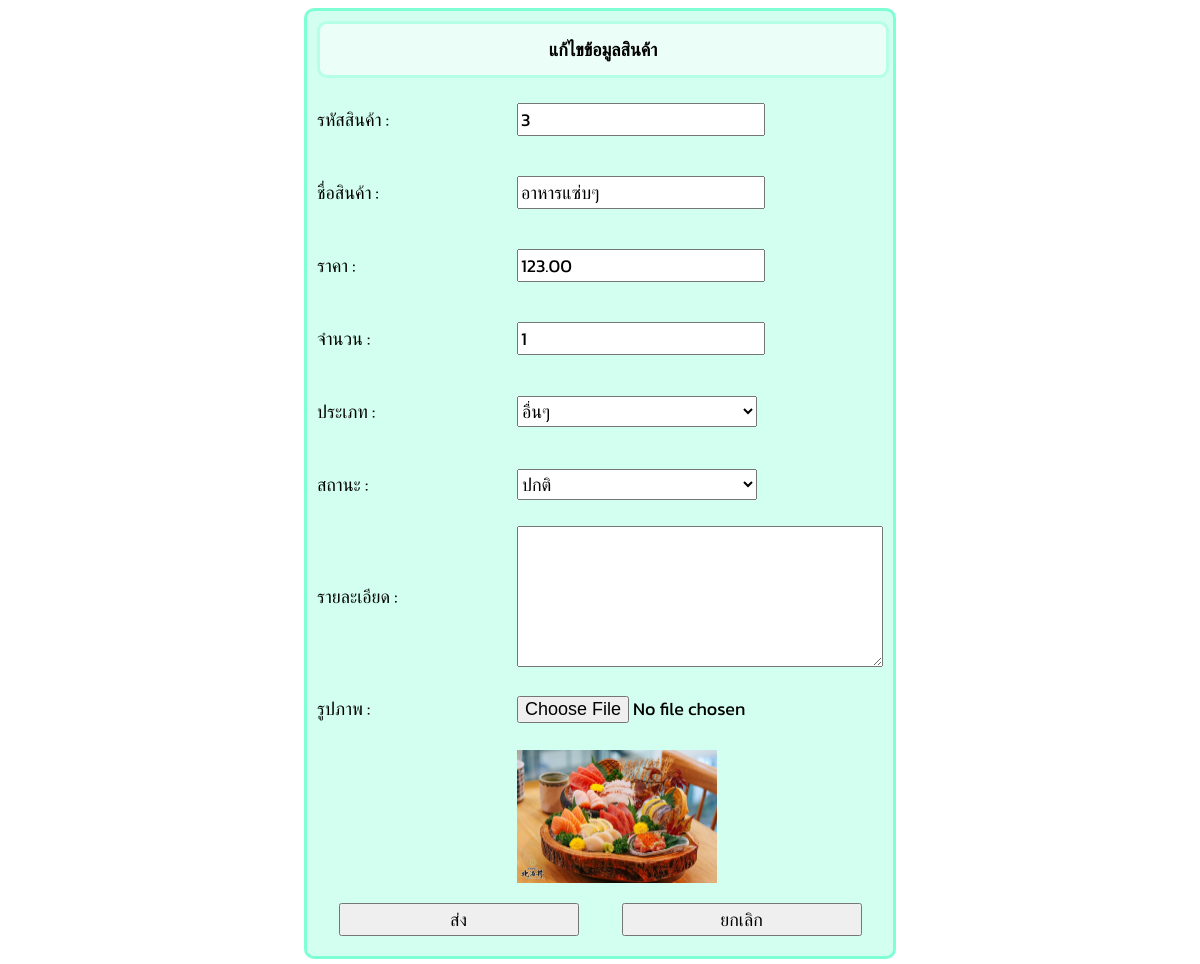
Screenshot of /admin/product_edit.php?product_id=3 with the database file from the repository.
### tables this page shows
CREATE TABLE `products` (
  `product_id` int(6) NOT NULL,
  `product_name` varchar(100) NOT NULL,
  `product_price` decimal(10,2) NOT NULL,
  `product_quantity` int(4) NOT NULL,
  `product_type` varchar(50) NOT NULL,
  `product_status` varchar(50) NOT NULL,
  `product_description` text NOT NULL,
  `product_image_path` varchar(255) NOT NULL
);

### admin/product_edit.php (the view, shortened to what this page needs)
<?php
include "../db_connect.php";
if (isset($_GET["product_id"])) {
    $get_product_id = $_GET["product_id"];
    $cmd_ = "SELECT * from products WHERE product_id = $get_product_id";
    $cmd_result = mysqli_query($db_connect, $cmd_);
    $record = mysqli_fetch_array($cmd_result);
}
?>
<!DOCTYPE html>
<html lang="en">
<head>
    <link rel="stylesheet" href="../css/styles.css">
</head>
<body>
    <form method="post" enctype="multipart/form-data" action="product_update.php">
        <div class="box gridcon">
            <div class="b">
                <h1>แก้ไขข้อมูลสินค้า</h1>
            </div>
            <p>รหัสสินค้า :</p>
            <input type="text" name="product_id" value="<?php echo $record['product_id'] ?? ''; ?>">
            <p>ชื่อสินค้า :</p>
            <input type="text" name="product_name" value="<?php echo $record['product_name'] ?? ''; ?>">
            <p>ราคา :</p>
            <input type="text" name="product_price" value="<?php echo $record['product_price'] ?? ''; ?>">
            <p>จำนวน :</p>
            <input type="text" name="product_quantity" value="<?php echo $record['product_quantity'] ?? ''; ?>">
            <p>ประเภท :</p>
            <select name="product_type">
                <option hidden value="<?php echo $record['product_type'] ?? ''; ?>"><?php echo $record['product_type'] ?? ''; ?></option>
            </select>
            <p>สถานะ :</p>
            <select name="product_status">
                <option hidden value="<?php echo $record['product_status'] ?? ''; ?>"><?php echo $record['product_status'] ?? ''; ?></option>
            </select>
            <p>รายละเอียด :</p>
            <textarea rows=5 name="product_detail"><?php echo $record['product_detail'] ?? ''; ?></textarea>
            <p>รูปภาพ :</p>
            <input type="file" name="product_image"></input><br>
            <img src="../images_db/<?php echo $record['product_image_path'] ?? ''; ?>" width="200vw" alt="">
            <div class="bottom" style="width:100%; display: flex; justify-content: space-around; margin : 10px 0">
                <input type="submit" name="submit" value="ส่ง">
                <input type="reset" name="reset" value="ยกเลิก" onclick="window.location.href = 'product_query.php';">
            </div>
        </div>
        <br>
    </form>
</body>
</html>

### css/styles.css (style rules this page uses)
* { font-family: 'Kanit', sans-serif; font-size: large; }
textarea { width: 30vw; }
input { width: 20vw; }
select { width: 20vw; }
.box { display: block; margin: 0 auto; width: fit-content; border: 3px solid aquamarine; border-radius: 10px; padding: 1vw; background-color: rgb(210, 255, 240); }
.gridcon { padding: 10px; width: fit-content; height: fit-content; display: grid; gap: 10px 0px; align-items: center; grid-template-columns: 200px 1fr; }
.bottom { grid-column: 1/3; display: flex; }
.b { background-color: rgb(235, 255, 248); grid-column: 1/3; display: flex; width: 100%; justify-content: center; border: 3px solid rgb(181, 255, 230); border-radius: 10px; }

### rows the page displays
products: product_id "3", product_name "อาหารแซ่บๆ", product_price "123.00", product_quantity "1", product_type "อื่นๆ", product_status "ปกติ", product_image_path (picture)
